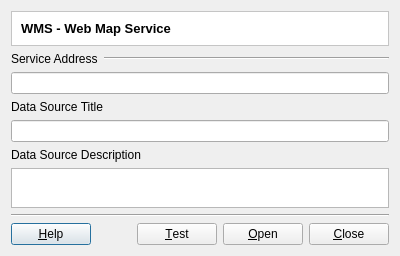
<?xml version="1.0" encoding="UTF-8"?>
<ui version="4.0">
 <class>WMSConnectorDialogForm</class>
 <widget class="QDialog" name="WMSConnectorDialogForm">
  <property name="geometry">
   <rect>
    <x>0</x>
    <y>0</y>
    <width>400</width>
    <height>253</height>
   </rect>
  </property>
  <property name="windowTitle">
   <string>WMS Connector</string>
  </property>
  <layout class="QVBoxLayout" name="verticalLayout" stretch="0,0,0,0,0,0,1,0,0">
   <item>
    <widget class="QFrame" name="frame_2">
     <property name="styleSheet">
      <string notr="true">QWidget { background: white }</string>
     </property>
     <property name="frameShape">
      <enum>QFrame::StyledPanel</enum>
     </property>
     <property name="frameShadow">
      <enum>QFrame::Sunken</enum>
     </property>
     <layout class="QVBoxLayout" name="verticalLayout_5">
      <item>
       <widget class="QLabel" name="m_datasourceTypeTitleLabel">
        <property name="font">
         <font>
          <pointsize>10</pointsize>
          <weight>75</weight>
          <bold>true</bold>
         </font>
        </property>
        <property name="text">
         <string>WMS - Web Map Service</string>
        </property>
       </widget>
      </item>
     </layout>
    </widget>
   </item>
   <item>
    <layout class="QHBoxLayout" name="horizontalLayout" stretch="0,1">
     <item>
      <widget class="QLabel" name="label">
       <property name="text">
        <string>Service Address</string>
       </property>
      </widget>
     </item>
     <item>
      <widget class="Line" name="line">
       <property name="orientation">
        <enum>Qt::Horizontal</enum>
       </property>
      </widget>
     </item>
    </layout>
   </item>
   <item>
    <widget class="QLineEdit" name="m_dbPathLineEdit"/>
   </item>
   <item>
    <widget class="QLabel" name="label_2">
     <property name="text">
      <string>Data Source Title</string>
     </property>
    </widget>
   </item>
   <item>
    <widget class="QLineEdit" name="m_datasourceTitleLineEdit"/>
   </item>
   <item>
    <widget class="QLabel" name="label_3">
     <property name="text">
      <string>Data Source Description</string>
     </property>
    </widget>
   </item>
   <item>
    <widget class="QTextEdit" name="m_resumeTextEdit">
     <property name="sizePolicy">
      <sizepolicy hsizetype="Expanding" vsizetype="Minimum">
       <horstretch>0</horstretch>
       <verstretch>0</verstretch>
      </sizepolicy>
     </property>
     <property name="minimumSize">
      <size>
       <width>0</width>
       <height>40</height>
      </size>
     </property>
     <property name="toolTip">
      <string>A more detailed description about the data source</string>
     </property>
    </widget>
   </item>
   <item>
    <widget class="Line" name="line_2">
     <property name="orientation">
      <enum>Qt::Horizontal</enum>
     </property>
    </widget>
   </item>
   <item>
    <layout class="QHBoxLayout" name="horizontalLayout_4" stretch="0,1,0">
     <item>
      <widget class="QPushButton" name="m_helpPushButton">
       <property name="text">
        <string>&amp;Help</string>
       </property>
      </widget>
     </item>
     <item>
      <spacer name="horizontalSpacer">
       <property name="orientation">
        <enum>Qt::Horizontal</enum>
       </property>
       <property name="sizeHint" stdset="0">
        <size>
         <width>40</width>
         <height>20</height>
        </size>
       </property>
      </spacer>
     </item>
     <item>
      <layout class="QHBoxLayout" name="horizontalLayout_3">
       <item>
        <widget class="QPushButton" name="m_testPushButton">
         <property name="text">
          <string>&amp;Test</string>
         </property>
        </widget>
       </item>
       <item>
        <widget class="QPushButton" name="m_openPushButton">
         <property name="text">
          <string>&amp;Open</string>
         </property>
        </widget>
       </item>
       <item>
        <widget class="QPushButton" name="m_closePushButton">
         <property name="text">
          <string>&amp;Close</string>
         </property>
        </widget>
       </item>
      </layout>
     </item>
    </layout>
   </item>
  </layout>
 </widget>
 <tabstops>
  <tabstop>m_dbPathLineEdit</tabstop>
  <tabstop>m_datasourceTitleLineEdit</tabstop>
  <tabstop>m_resumeTextEdit</tabstop>
  <tabstop>m_testPushButton</tabstop>
  <tabstop>m_openPushButton</tabstop>
  <tabstop>m_closePushButton</tabstop>
  <tabstop>m_helpPushButton</tabstop>
 </tabstops>
 <resources/>
 <connections>
  <connection>
   <sender>m_closePushButton</sender>
   <signal>pressed()</signal>
   <receiver>WMSConnectorDialogForm</receiver>
   <slot>reject()</slot>
   <hints>
    <hint type="sourcelabel">
     <x>344</x>
     <y>230</y>
    </hint>
    <hint type="destinationlabel">
     <x>117</x>
     <y>222</y>
    </hint>
   </hints>
  </connection>
 </connections>
</ui>
